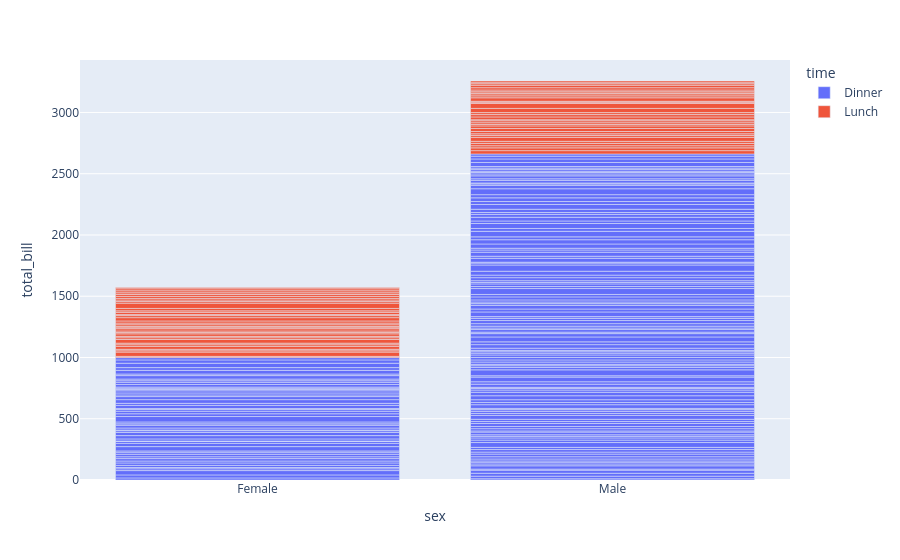

Write notebook code for a chart like this one.
### Markdown cell above
Stacked vs Grouped Bars

### Code cell
var=px.data.tips()
print(var)
fig=px.bar(var,x="sex",y="total_bill",color="time")
fig.show()

### Figure 1 — Plotly figure (JSON) as saved in the notebook; plotly's stock layout.template omitted (floating-point values rounded to 4 significant figures; data arrays with more than 128 entries replaced by an {"elided": "..."} marker saying what was removed)
{"data": [{"hovertemplate": "time=Dinner<br>sex=%{x}<br>total_bill=%{y}<extra></extra>", "legendgroup": "Dinner", "marker": {"color": "#636efa", "pattern": {"shape": ""}}, "name": "Dinner", "orientation": "v", "showlegend": true, "textposition": "auto", "type": "bar", "x": {"elided": "176 str values"}, "xaxis": "x", "y": {"elided": "176 float values"}, "yaxis": "y"}, {"hovertemplate": "time=Lunch<br>sex=%{x}<br>total_bill=%{y}<extra></extra>", "legendgroup": "Lunch", "marker": {"color": "#EF553B", "pattern": {"shape": ""}}, "name": "Lunch", "orientation": "v", "showlegend": true, "textposition": "auto", "type": "bar", "x": ["Male", "Male", "Male", "Male", "Male", "Female", "Male", "Male", "Female", "Male", "Male", "Male", "Male", "Female", "Female", "Female", "Male", "Female", "Male", "Male", "Female", "Female", "Male", "Female", "Female", "Male", "Male", "Female", "Female", "Female", "Female", "Female", "Female", "Female", "Male", "Female", "Female", "Male", "Male", "Female", "Female", "Female", "Female", "Female", "Male", "Male", "Female", "Male", "Male", "Male", "Male", "Male", "Female", "Female", "Male", "Male", "Female", "Female", "Female", "Male", "Female", "Male", "Female", "Male", "Female", "Male", "Female", "Female"], "xaxis": "x", "y": [27.2, 22.76, 17.29, 19.44, 16.66, 10.07, 32.68, 15.98, 34.83, 13.03, 18.28, 24.71, 21.16, 10.65, 12.43, 24.08, 11.69, 13.42, 14.26, 15.95, 12.48, 29.8, 8.52, 14.52, 11.38, 22.82, 19.08, 20.27, 11.17, 12.26, 18.26, 8.51, 10.33, 14.15, 16.0, 13.16, 17.47, 34.3, 41.19, 27.05, 16.43, 8.35, 18.64, 11.87, 9.78, 7.51, 19.81, 28.44, 15.48, 16.58, 7.56, 10.34, 43.11, 13.0, 13.51, 18.71, 12.74, 13.0, 16.4, 20.53, 16.47, 12.16, 13.42, 8.58, 15.98, 13.42, 16.27, 10.09], "yaxis": "y"}], "layout": {"barmode": "relative", "legend": {"title": {"text": "time"}, "tracegroupgap": 0}, "margin": {"t": 60}, "xaxis": {"anchor": "y", "domain": [0, 1], "title": {"text": "sex"}}, "yaxis": {"anchor": "x", "domain": [0, 1], "title": {"text": "total_bill"}}}}
